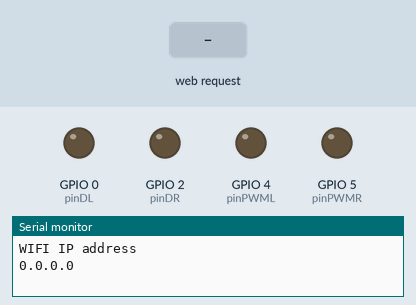
Simulated run of this sketch. Board: ESP8266 (NodeMCU). Parts: output pins drawn as LEDs (lit = HIGH), the last lines printed to the serial monitor. The inputs (shaded band) are chosen by the test bench.

Above: at 1.2 s.
1.3 s: HTTP request GET /command/f received
At 1.7 s:
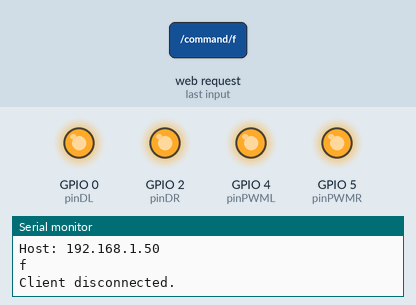
2.8 s: HTTP request GET /command/b received
At 3.9 s:
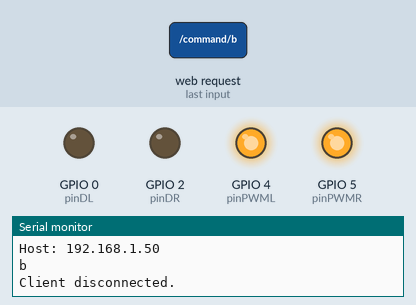
4.3 s: HTTP request GET /command/r received
At 4.9 s:
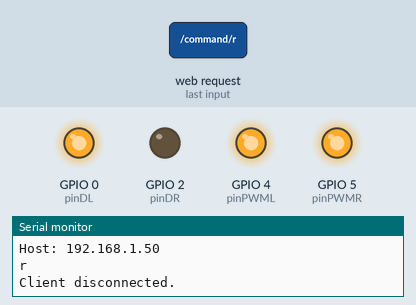
5.8 s: HTTP request GET /command/l received
At 6.3 s:
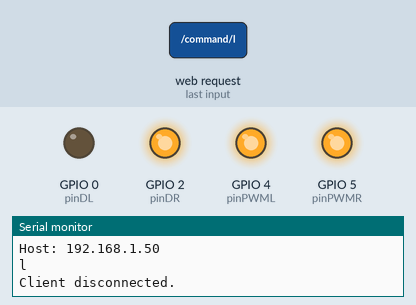
7.3 s: HTTP request GET /command/x received
At 8.5 s:
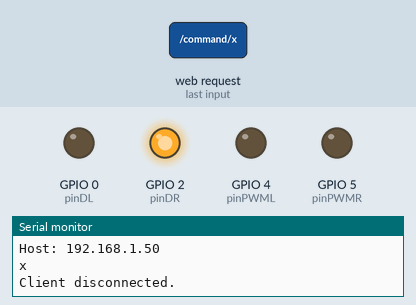
Timing chart, 0 to 9.8 s (numbered marks = the images above; inputs shaded):
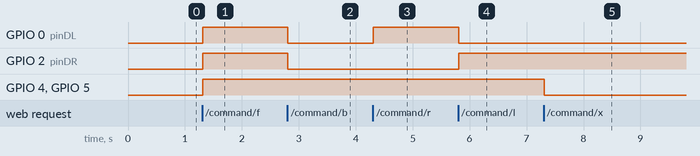

The sketch:

html_esp8266_control.ino
```cpp
#include <ESP8266WiFi.h>


const int pinPWML = 4;
const int pinPWMR = 5;
const int pinDL = 0;
const int pinDR = 2;
int power = 1023;
char lastCommand = ' ';

WiFiServer server(80);


long lastCommandTime = 0;
long currentTime;
long previousTime;
long timeoutTime = 2000;
String header;
//bool stopedL = true;
//bool stopedR = true;

void showPage(WiFiClient& client);
void left();
void right();
void forward();
void backward();
void stop();
void setPower(int p);


void setup() {
  Serial.begin(115200);
  WiFi.mode(WIFI_AP);
  WiFi.softAP("MiniAutko03", "12345678");
  Serial.println("WIFI IP address");
  Serial.println(WiFi.localIP());
  server.begin();
  pinMode(pinPWML, OUTPUT);
  pinMode(pinPWMR, OUTPUT);
  pinMode(pinDR, OUTPUT);
  pinMode(pinDL, OUTPUT);
}

void showPage(WiFiClient& client){
	client.println("<!DOCTYPE html><html> <head><meta name=\"viewport\" content=\"width=device-width, initial-scale=1\">");
        client.println("<link rel=\"icon\" href=\"data:,\">");
            client.println("<style>html { font-family: Helvetica; display: inline-block; margin: 0px auto; text-align: center;}");
            client.println(".button { background-color: #195B6A; border: none; color: white; padding: 16px 40px;");
            client.println("text-decoration: none; font-size: 30px; margin: 2px; cursor: pointer;}");
            client.println(".button2 {background-color: #17ae0A;} .button3 {background-color: #E3070A;}");
            client.println(".slider {   -webkit-appearance: none; width: 80%;height: 25px; background: #d3d3d3;outline: none;opacity: 0.7;");
              client.println("-webkit-transition: .2s;transition: opacity .2s;}");
            client.println(".slider::-webkit-slider-thumb {-webkit-appearance: none;appearance: none;width: 25px;height: 25px;");
             client.println("background: #4CAF50;cursor: pointer;}");
           client.println(".slider::-moz-range-thumb {width: 25px; height: 25px;background: #4CAF50;cursor: pointer;}  </style>");
            client.println("<script>function command(l){var client = new XMLHttpRequest();client.open('GET', '/command/' + l);client.send(null);}</script>");
          client.println("</head><body><p><button onclick=\"command('a');\" class=\"button\">a</button>");
              client.println("<button class=\"button button2\" onclick=\"command('f');\">&#8593; <small>f</small></button>");
              client.println("<button class=\"button\" onclick=\"command('u');\">u</button></p>");
            client.println("<p><button class=\"button button2\" onclick=\"command('l');\">&#8592; <small>l</small></button>");
             client.println("<button class=\"button button3\" onclick=\"command('x');\">x</button>");
            client.println("<button class=\"button button2\" onclick=\"command('r');\">&#8594; <small>r</small></button></p>");
            client.println("<p><button class=\"button\" onclick=\"command('d');\">d</button></a>");
             client.println("<button class=\"button button2\" onclick=\"command('b');\">&#8595; <small>b</small></button>");
             client.println("<button class=\"button\" onclick=\"command('c');\">c</button> </p>");
             client.println("<p><input type=\"range\" min=\"0\" max=\"8\" value=\"4\"  onchange=\"command(this.value)\" class=\"slider\" id=\"myRange\"></p>");
            client.println("</body></html>");
}

char getCommand(String header){
 // turns the GPIOs on and off
	    if(header.length() < 14) return 'i';
            if (header.indexOf("GET /command/f") >= 0) {
              lastCommand = 'f';
              Serial.println("f");
              return 'f';
            } else if (header.indexOf("GET /command/b") >= 0) {
              lastCommand = 'b';
              Serial.println("b");
              return 'b';
            } else if (header.indexOf("GET /command/r") >= 0) {
              lastCommand = 'b';
              Serial.println("r");
              return 'r';
            } else if (header.indexOf("GET /command/l") >= 0) {
              lastCommand = 'l';
              Serial.println("l");
              return 'l';
            } else if (header.indexOf("GET /command/x") >= 0) {
              lastCommand = 'x';
              Serial.println("x");
              return 'x';
            } else if (header.indexOf("GET /command/a") >= 0) {
              lastCommand = 'a';
              Serial.println("a");
              return 'a';
            } else if (header.indexOf("GET /command/u") >= 0) {
              lastCommand = 'u';
              Serial.println("u");
              return 'u';
            } else if (header.indexOf("GET /command/d") >= 0) {
              lastCommand = 'd';
              Serial.println("d");
              return 'd';
            } else if (header.indexOf("GET /command/c") >= 0) {
              lastCommand = 'c';
              Serial.println("c");
              return 'c';
            } else if (header.indexOf("GET /command/0") >= 0) {
              Serial.println("0");
              return '0';
            } else if (header.indexOf("GET /command/1") >= 0) {
              Serial.println("1");
              return '1';
            } else if (header.indexOf("GET /command/2") >= 0) {
              Serial.println("2");
              return '2';
            } else if (header.indexOf("GET /command/3") >= 0) {
              Serial.println("3");
              return '3';
            } else if (header.indexOf("GET /command/4") >= 0) {
              Serial.println("4");
              return '4';
            } else if (header.indexOf("GET /command/5") >= 0) {
              Serial.println("5");
              return '5';
            } else if (header.indexOf("GET /command/6") >= 0) {
              Serial.println("6");
              return '6';
            } else if (header.indexOf("GET /command/7") >= 0) {
              Serial.println("7");
              return '7';
            } else if (header.indexOf("GET /command/8") >= 0) {
              Serial.println("8");
              return '8';
            } else return 'i';
}

void loop() {
    WiFiClient client = server.available();

    if (client) {
    Serial.println("New Client.");
    String currentLine = "";
    currentTime = millis();
    previousTime = currentTime;
    while (client.connected() && currentTime - previousTime <= timeoutTime) {
      currentTime = millis();
      if (client.available()) {             // if there's bytes to read from the client,
        char c = client.read();             // read a byte, then
        Serial.write(c);                    // print it out the serial monitor
        header += c;
        if (c == '\n') {                    // if the byte is a newline character
          // if the current line is blank, you got two newline characters in a row.
          // that's the end of the client HTTP request, so send a response:
          if (currentLine.length() == 0) {
            // HTTP headers always start with a response code (e.g. HTTP/1.1 200 OK)
            // and a content-type so the client knows what's coming, then a blank line:
            client.println("HTTP/1.1 200 OK");
            client.println("Content-type:text/html");
            client.println("Connection: close");
            client.println();


            char command = getCommand(header);

            if(command == 'i') showPage(client);
            else {
              switch(command){
                case 'f':
                 forward();
                 break;
                case 'b':
                 backward();
                 break;
                case 'x':
                 stop();
                 break;
                case 'r':
                 right();
                 break;
                case 'l':
                 left();
                 break;
                case '0':
                case '1':
                case '2':
                case '3':
                case '4':
                case '5':
                case '6':
                case '7':
                case '8':
                setPower((int)command-48);
                break;
                default:
                break;
              }
            }
            break;
          } else { // if you got a newline, then clear currentLine
            currentLine = "";
          }
        } else if (c != '\r') {  // if you got anything else but a carriage return character,
          currentLine += c;      // add it to the end of the currentLine
        }
      }
    }
    // Clear the header variable
    header = "";
    // Close the connection
    client.stop();
    Serial.println("Client disconnected.");
    Serial.println("");
  } else {

  }
  delay(10);
//  Serial.print("TIME AFTER last command: ");
//  Serial.println(millis() - lastCommand);
//  Serial.println(stopedL);
//  Serial.println(stopedR);
//  if( (millis() - lastCommand) >= 2000){
//      Serial.println("stop");
//      stopAll();
//    }
}

void forward(){
  digitalWrite(pinDR, HIGH);
  digitalWrite(pinDL, HIGH);
  analogWrite(pinPWMR, power);
  analogWrite(pinPWML, power);
}
void backward(){
  digitalWrite(pinDR, LOW);
  digitalWrite(pinDL, LOW);
  analogWrite(pinPWMR, power);
  analogWrite(pinPWML, power);
}

void left(){
  digitalWrite(pinDR, HIGH);
  digitalWrite(pinDL, LOW);
  analogWrite(pinPWMR, power);
  analogWrite(pinPWML, power);
}

void right(){
  digitalWrite(pinDR, LOW);
  digitalWrite(pinDL, HIGH);
  analogWrite(pinPWMR, power);
  analogWrite(pinPWML, power);
}

void stop(){
  analogWrite(pinPWMR, 0);
  analogWrite(pinPWML, 0);
}

void setPower(int p){
  if(p == 0) power = 0;
  else {
    power = 512;
    for(int i = 0; i < p; i++) power += 64;
    power--;
  }
  if(lastCommand != 'x') {
   analogWrite(pinPWMR, power);
   analogWrite(pinPWML, power);
  }
}
```

Measured:
- after the input at 1.3 s, GPIO 0 (pinDL), GPIO 2 (pinDR), GPIO 4 (pinPWML), GPIO 5 (pinPWMR): LOW → HIGH at once
- after the input at 2.8 s, GPIO 0 (pinDL), GPIO 2 (pinDR): HIGH → LOW at once
- after the input at 4.3 s, GPIO 0 (pinDL): LOW → HIGH at once
- after the input at 5.8 s, GPIO 0 (pinDL): HIGH → LOW at once; GPIO 2 (pinDR): LOW → HIGH at once
- after the input at 7.3 s, GPIO 4 (pinPWML), GPIO 5 (pinPWMR): HIGH → LOW at once
